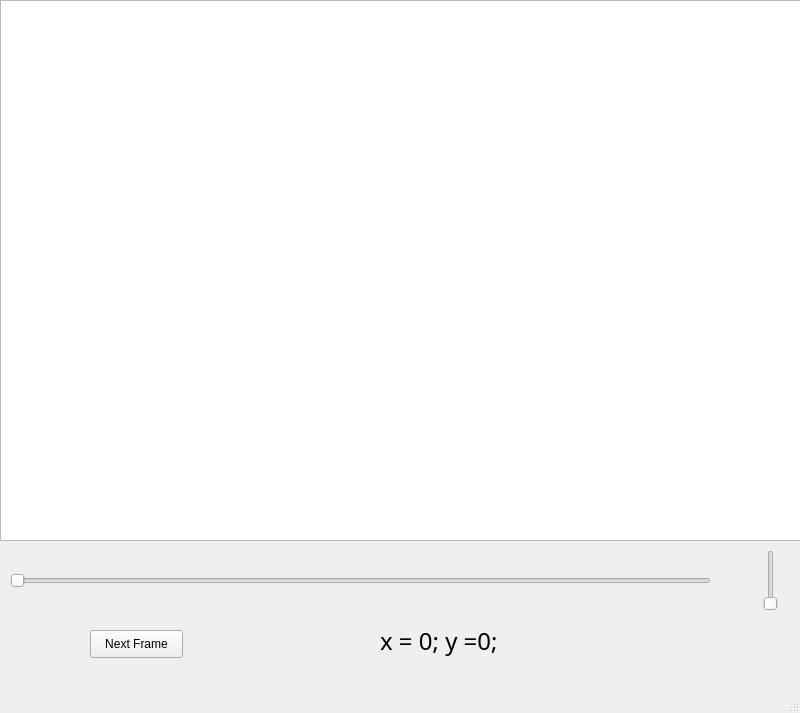
<?xml version="1.0" encoding="UTF-8"?>
<ui version="4.0">
 <class>MainWindow</class>
 <widget class="QMainWindow" name="MainWindow">
  <property name="geometry">
   <rect>
    <x>0</x>
    <y>0</y>
    <width>800</width>
    <height>713</height>
   </rect>
  </property>
  <property name="windowTitle">
   <string>MainWindow</string>
  </property>
  <widget class="QWidget" name="centralwidget">
   <widget class="QGraphicsView" name="Field">
    <property name="geometry">
     <rect>
      <x>0</x>
      <y>0</y>
      <width>801</width>
      <height>541</height>
     </rect>
    </property>
    <property name="verticalScrollBarPolicy">
     <enum>Qt::ScrollBarAlwaysOff</enum>
    </property>
    <property name="horizontalScrollBarPolicy">
     <enum>Qt::ScrollBarAlwaysOff</enum>
    </property>
    <property name="interactive">
     <bool>true</bool>
    </property>
   </widget>
   <widget class="QSlider" name="Speed">
    <property name="geometry">
     <rect>
      <x>10</x>
      <y>570</y>
      <width>701</width>
      <height>22</height>
     </rect>
    </property>
    <property name="minimum">
     <number>1</number>
    </property>
    <property name="orientation">
     <enum>Qt::Horizontal</enum>
    </property>
   </widget>
   <widget class="QSlider" name="Switcher">
    <property name="geometry">
     <rect>
      <x>760</x>
      <y>550</y>
      <width>22</width>
      <height>61</height>
     </rect>
    </property>
    <property name="maximum">
     <number>1</number>
    </property>
    <property name="orientation">
     <enum>Qt::Vertical</enum>
    </property>
   </widget>
   <widget class="QPushButton" name="pushButton">
    <property name="geometry">
     <rect>
      <x>90</x>
      <y>630</y>
      <width>93</width>
      <height>28</height>
     </rect>
    </property>
    <property name="text">
     <string>Next Frame</string>
    </property>
   </widget>
   <widget class="QLabel" name="label">
    <property name="geometry">
     <rect>
      <x>380</x>
      <y>620</y>
      <width>311</width>
      <height>41</height>
     </rect>
    </property>
    <property name="font">
     <font>
      <family>Retro Gaming</family>
      <pointsize>18</pointsize>
     </font>
    </property>
    <property name="text">
     <string>x = 0; y =0;</string>
    </property>
   </widget>
  </widget>
  <widget class="QMenuBar" name="menubar">
   <property name="geometry">
    <rect>
     <x>0</x>
     <y>0</y>
     <width>800</width>
     <height>26</height>
    </rect>
   </property>
  </widget>
  <widget class="QStatusBar" name="statusbar"/>
 </widget>
 <resources/>
 <connections/>
</ui>
